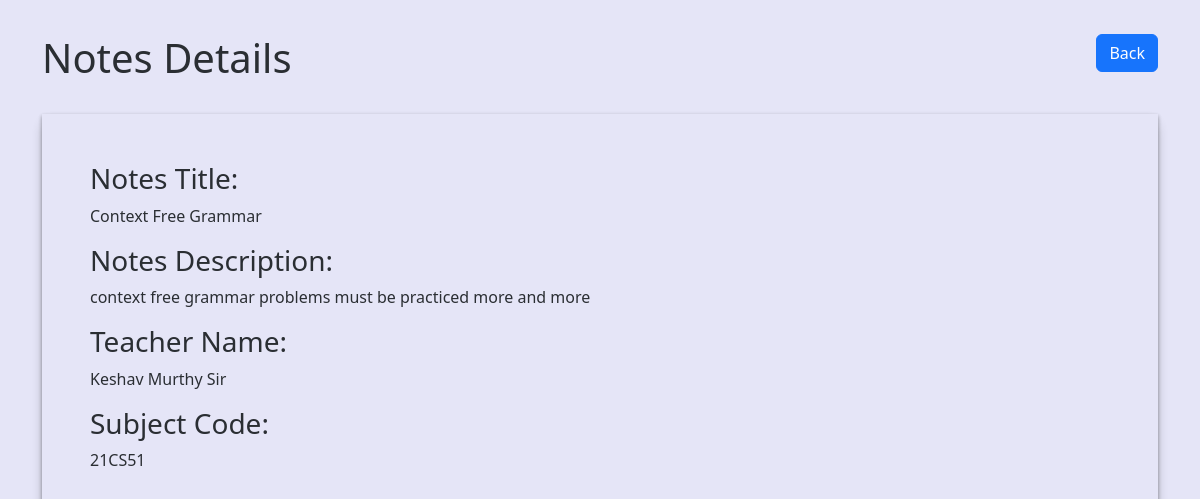
The page /quiz_notes/view.php?id=6 on the database its author committed.
### tables this page shows
CREATE TABLE `notes` (
  `id` int(255) NOT NULL,
  `title` varchar(128) NOT NULL,
  `author` varchar(128) NOT NULL,
  `type` varchar(50) NOT NULL,
  `description` text NOT NULL
);

### quiz_notes/view.php (the view, shortened to what this page needs)
<!DOCTYPE html>
<html lang="en">
<head>
    <link rel="stylesheet" href="https://cdn.jsdelivr.net/npm/bootstrap@5.2.2/dist/css/bootstrap.min.css">
    <link rel="stylesheet" href="superstyle.css">
</head>
<body>
    <div class="container my-4">
        <header class="d-flex justify-content-between my-4">
            <h1>Notes Details</h1>
            <div>
            <a href="index.php" class="btn btn-primary">Back</a>
            </div>
        </header>
        <div class="book-details p-5 my-4">
            <?php
            include("mainconnect.php");
            $id = $_GET['id'];
            if ($id) {
                $sql = "SELECT * FROM notes WHERE id = $id";
                $result = mysqli_query($cont, $sql);
                while ($row = mysqli_fetch_array($result)) {
                 ?>
                 <h3>Notes Title:</h3>
                 <p><?php echo $row["title"]; ?></p>
                 <h3>Notes Description:</h3>
                 <p><?php echo $row["description"]; ?></p>
                 <h3>Teacher Name:</h3>
                 <p><?php echo $row["author"]; ?></p>
                 <h3>Subject Code:</h3>
                 <p><?php echo $row["type"]; ?></p>
                 <?php
                }
            }
            else{
                echo "<h3>No Notes found</h3>";
            }
            ?>
        </div>
    </div>
</body>
</html>

### quiz_notes/superstyle.css (style rules this page uses)
body { padding: 10px; background-color: #e5e5f7; opacity: 0.95; background-image: radial-gradient(#444cf7 0.5px, #e5e5f7 0.5px); background-size: 10px 10px; box-shadow: rgba(0, 0, 0, 0.4) 0px 2px 4px, rgba(0, 0, 0, 0.3) 0px 7px 13px -3px, rgba(0, 0, 0, 0.2) 0px -3px 0px inset; }

### quiz_notes/view.php (style rules this page uses)
.book-details { box-shadow: rgba(0, 0, 0, 0.4) 0px 2px 4px, rgba(0, 0, 0, 0.3) 0px 7px 13px -3px, rgba(0, 0, 0, 0.2) 0px -3px 0px inset; }

### rows shown on the page
notes: title "Context Free Grammar", description "context free grammar problems must be practiced more and more", author "Keshav Murthy Sir", type "21CS51"
